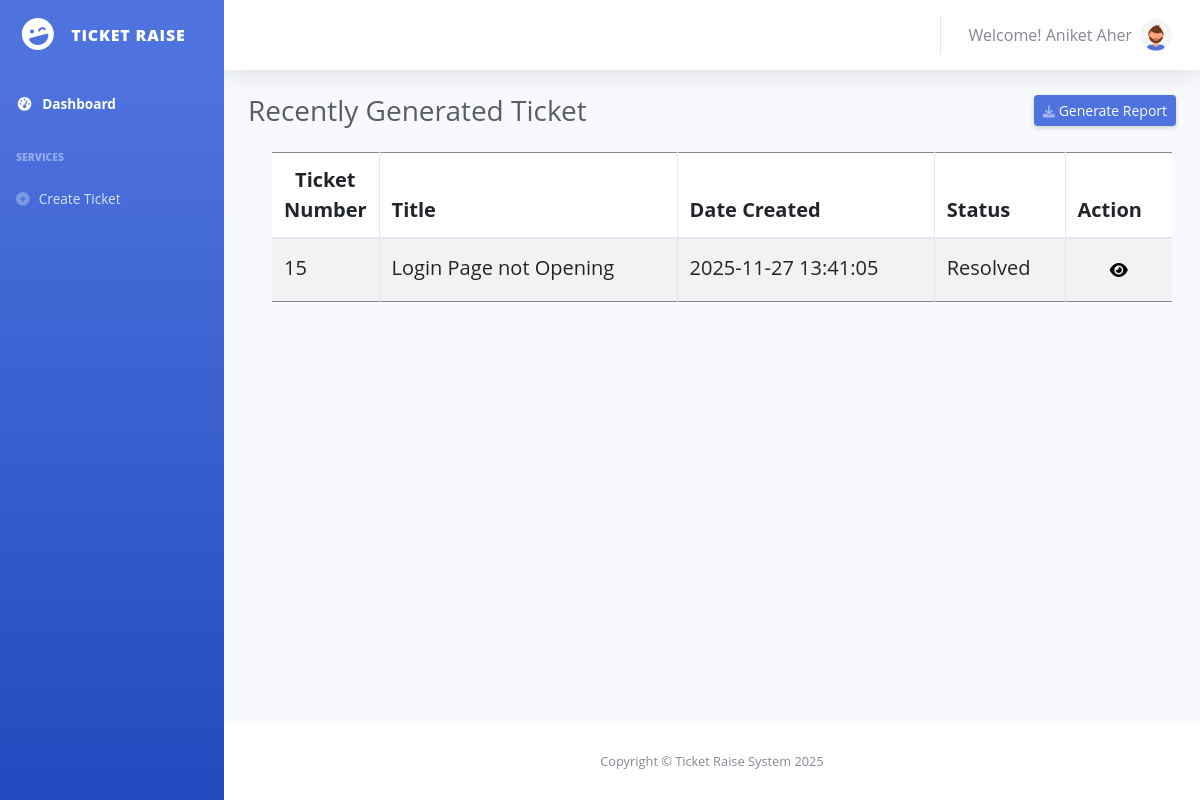
The app's page /home/index.php (signed in) with its own data.
### tables this page shows
CREATE TABLE `tickets` (
  `ticketID` int(11) NOT NULL,
  `user_id` int(11) NOT NULL,
  `ticketTitle` varchar(255) NOT NULL,
  `ticketDescription` varchar(255) NOT NULL,
  `ticketStatus` varchar(25) NOT NULL DEFAULT 'Open',
  `ticketPriority` varchar(100) DEFAULT NULL,
  `ticketCategory` varchar(255) NOT NULL,
  `assign_to` int(11) DEFAULT NULL,
  `imgFile` varchar(255) DEFAULT NULL,
  `CreatedDate` datetime DEFAULT NULL,
  `UpdatedDate` datetime DEFAULT NULL
);

### classes/ticketraiseconfig.php (called while the page is built, shortened)
<?php
class config
{
    function __construct()
    {
        $this->host = "localhost";
        $this->user = "root";
        $this->pass = "";
        $this->dbName = "ticketraiseportal";
        $this->connect = mysqli_connect($this->host, $this->user, $this->pass, $this->dbName);
    }
}
?>

### classes/ticketraiserclass.php (called while the page is built, shortened)
<?php
require('ticketraiseconfig.php');
class ticketfront extends config
{
    private $isqueryrun, $query;
    public function setter()
    {
        $this->isqueryrun = mysqli_query($this->connect, $this->query);
    }
    function isloggedinuser()
    {
        $u_email = $_SESSION['user_email'];
        $this->query = "SELECT * FROM ticketraise_user_login_history WHERE useremail='{$u_email}' order by id desc limit 1";
    }
    function encrypt_id($id, $key = 'TICKETRAISER', $iv = 'TICKETRAISER')
    {
        $cipher = "AES-256-CBC";
        $iv = substr(hash('sha256', $iv), 0, 16);
        $key = hash('sha256', $key);
        return base64_encode(openssl_encrypt($id, $cipher, $key, 0, $iv));
    }
    function get_all_tickets($id) {
        $this->query = "SELECT * FROM tickets where user_id = '$id'";
        $this->setter();
        $tickets = [];
        if ($this->isqueryrun) {
            while ($row = mysqli_fetch_assoc($this->isqueryrun)) {
                $tickets[] = $row;
            }
        }
        return $tickets;
    }
}
$ticketobj = new ticketfront();

### home/index.php (the view, shortened to what this page needs)
<?php
	include("../includes/header.php");
    $userID = $_SESSION['user_id'];
    $tickets = $ticketobj->get_all_tickets($userID);
?>
<div class="container-fluid">
    <div class="d-sm-flex align-items-center justify-content-between mb-4">
        <h1 class="h3 mb-0 text-gray-800">Recently Generated Ticket</h1>
        <a href="#" class="d-none d-sm-inline-block btn btn-sm btn-primary shadow-sm"> Generate Report</a>
    </div>
    <section class="cart-section ptb-120">
        <div class="container">
            <div class="row">
                <div class="col-md-10 col-md-offset-1">
                    <div class="panel panel-default panel-table">
                        <div class="panel-body">
                            <div class="table-responsive">
                            <table class="table table-striped table-bordered table-list">
                                <thead>
                                    <tr>
                                        <th class="hidden-xs">Ticket Number</th>
                                        <th>Title</th>
                                        <th>Date Created</th>
                                        <th>Status</th>
                                        <th>Action</th>
                                    </tr>
                                </thead>
                                <tbody>
                                    <?php
                                    foreach ($tickets as $ticket) {
                                    ?>
                                    <tr>
                                        <td class="hidden-xs"><?=$ticket['ticketID'] ?></td>
                                        <td><?=$ticket['ticketTitle'] ?></td>
                                        <td><?=$ticket['CreatedDate'] ?></td>
                                        <td><?=$ticket['ticketStatus'] ?></td>
                                         <td align="center">
                                            <a href="../pages/ticket-detail.php?id=<?= $ticketobj->encrypt_id($ticket['ticketID']) ?>" class="btn btn-default"><i class="fa-solid fa-eye" style="color: #000000;"></i></i></a>
                                        </td>
                                    </tr>
                                    <?php
                                    }
                                    ?>
                                </tbody>
                            </table>
                            </div>
                        </div>
                    </div>
                </div>
            </div>
        </div>
    </section>
</div>
<?php
include('./../includes/footer.php');
?>

### assets/css/custom.css (style rules this page uses)
body { background:lightgray }
.panel-table .panel-body { padding:0; }
.panel-table .panel-body .table-bordered { border-style: none; margin:0; }
.panel-table .panel-body .table-bordered > thead > tr > th:first-of-type { text-align:center; width: 100px; }
.panel-table .panel-body .table-bordered > thead > tr > th:last-of-type, .panel-table .panel-body .table-bordered > tbody > tr > td:last-of-type { border-right: 0px; }
.panel-table .panel-body .table-bordered > thead > tr > th:first-of-type, .panel-table .panel-body .table-bordered > tbody > tr > td:first-of-type { border-left: 0px; }
.panel-table .panel-body .table-bordered > tbody > tr:first-of-type > td { border-bottom: 0px; }
.panel-table .panel-body .table-bordered > thead > tr:first-of-type > th { border-top: 0px; }
.panel-table .panel-body .table-bordered > tbody > tr > td { line-height: 34px; }
.table-responsive { max-height: 500px; overflow-y: auto; width: 75vw; }
html,body { margin:0; }
body { font-family: "Open Sans"; font-size: 1.25rem; }

### records on screen
tickets: ticketID "15", ticketTitle "Login Page not Opening", CreatedDate "2025-11-27 13:41:05", ticketStatus "Resolved"

### other values on screen
$_SESSION['user_name'] "Aniket Aher"
